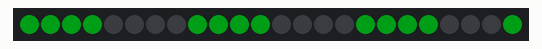
This sketch was run on a simulated Arduino Uno, built with avr-gcc and run on an emulated ATmega328P. Parts: 24 RGB LEDs in strip order, left to right. Dim RGB values are drawn brighter than linear.

Above: at 0.01 s.
At 0.41 s:
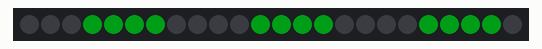
At 0.9 s:
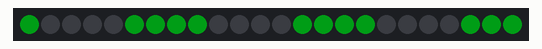

The sketch:

NeoPixel_TurningWheel.ino
```cpp
#include <Adafruit_NeoPixel.h>
#ifdef __AVR_ATtiny85__ // Trinket, Gemma, etc.
 #include <avr/power.h>
#endif

#define PIN 6

Adafruit_NeoPixel pixels = Adafruit_NeoPixel(24, PIN);

uint8_t  offset = 0; // Position of spinny eyes
uint32_t color  = 27665; // Colour is green
uint32_t prevTime;

void setup() {
  pixels.begin();
  pixels.setBrightness(70); // 1/3 brightness

}

void loop() {
  uint8_t  i;

    for(i=0; i<25; i++) {
      uint32_t c = 0;
      if(((offset + i) & 7) < 4) c = color; // 4 pixels on...
      pixels.setPixelColor(   i, c); // First eye
      pixels.setPixelColor(47-i, c); // Second eye (flipped)
    }
    pixels.show();
    offset++;
    delay(80);

}
```

Measured:
- by itself, everything shown: repeats every 0.65 s, in 8 steps
